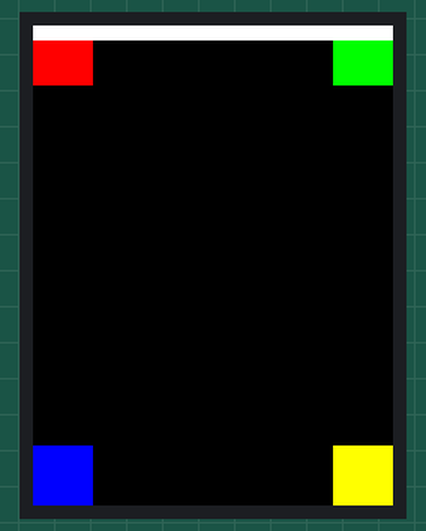
Recording of a program running on a simulated ESP32 board running MicroPython. Parts: 240×320 colour display. What the program prints to the serial console is not drawn. At 0.4 s the program stops and its outputs stay as they are.

Above: at 0.5 s.

The program:

rotation_test.py
```python
"""
One-off diagnostic: draws distinct markers so we can empirically determine
how this specific panel maps (x, y) to physical pixels, instead of guessing
from driver source code (which has been wrong twice on this board already).

Run with: uv run ampy --port $SERIAL_PORT run rotation_test.py
Does not touch main.py.
"""

from machine import SPI, Pin

from ili9341 import Display, color565

BLACK = color565(0, 0, 0)
RED = color565(255, 0, 0)
GREEN = color565(0, 255, 0)
BLUE = color565(0, 0, 255)
YELLOW = color565(255, 255, 0)
WHITE = color565(255, 255, 255)

display_spi = SPI(1, baudrate=20000000, sck=Pin(14), mosi=Pin(13))
# Settings confirmed via the HenrysCat CYD diagnostic tool's default
# (working) config for this exact board: ILI9341, BGR, MADCTL=0x28, which
# decodes to mirror=False, rotation=270 with this driver's default bgr=True.
# rst=Pin(0): harmless unused pin, not tied to cs (toggling cs during the
# driver's reset pulse likely corrupted earlier init attempts).
# width/height stay NATIVE (240x320) -- block()/is_off_grid() use these
# directly as SET_COLUMN/SET_PAGE bounds with no rotation-awareness, so they
# must match the chip's real addressable range regardless of MADCTL; the
# *visual* landscape remap comes entirely from the rotation= MADCTL bits.
display = Display(
    display_spi, dc=Pin(2), cs=Pin(15), rst=Pin(0), width=240, height=320, rotation=270
)

backlight = Pin(21, Pin.OUT)
backlight.on()

display.clear(BLACK)

W, H = 240, 320
S = 40  # marker square size

# One distinct color per corner, by (x, y) = (0,0) / (W-S,0) / (0,H-S) / (W-S,H-S)
display.fill_rectangle(0, 0, S, S, RED)  # (x=0, y=0)
display.fill_rectangle(W - S, 0, S, S, GREEN)  # (x=W-S, y=0)
display.fill_rectangle(0, H - S, S, S, BLUE)  # (x=0, y=H-S)
display.fill_rectangle(W - S, H - S, S, S, YELLOW)  # (x=W-S, y=H-S)

# Thin white bar along the full top edge (y=0..9, all x) to mark which edge
# the driver considers y=0.
display.fill_rectangle(0, 0, W, 10, WHITE)

print("Done. Corners: (0,0)=RED (W-S,0)=GREEN (0,H-S)=BLUE (W-S,H-S)=YELLOW")
print("Top edge (y=0..9, full width) = WHITE bar")
```
